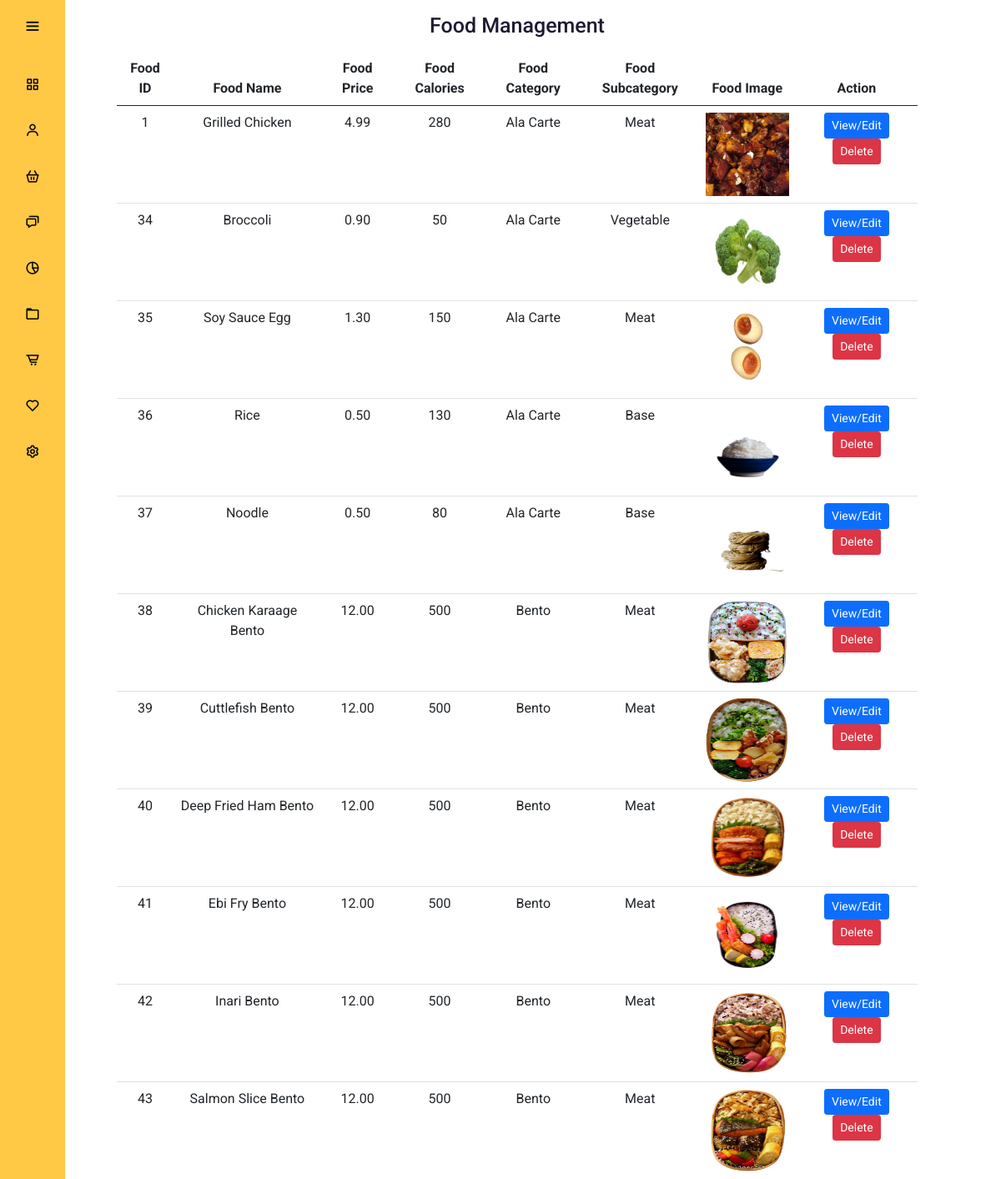
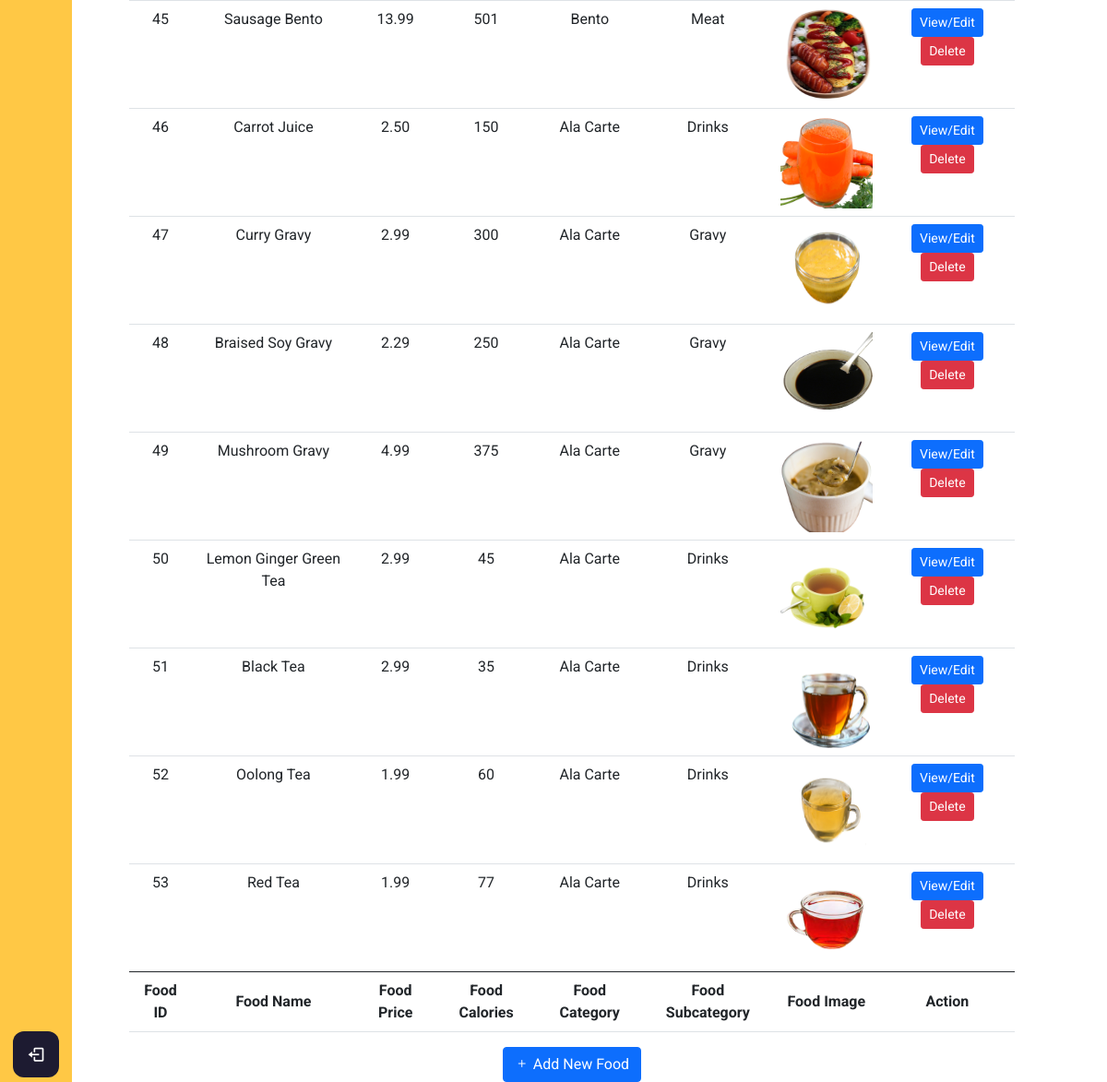
/admin/foodmanagement.php, run on an earlier commit of the app's database (2 pictures, top to bottom).
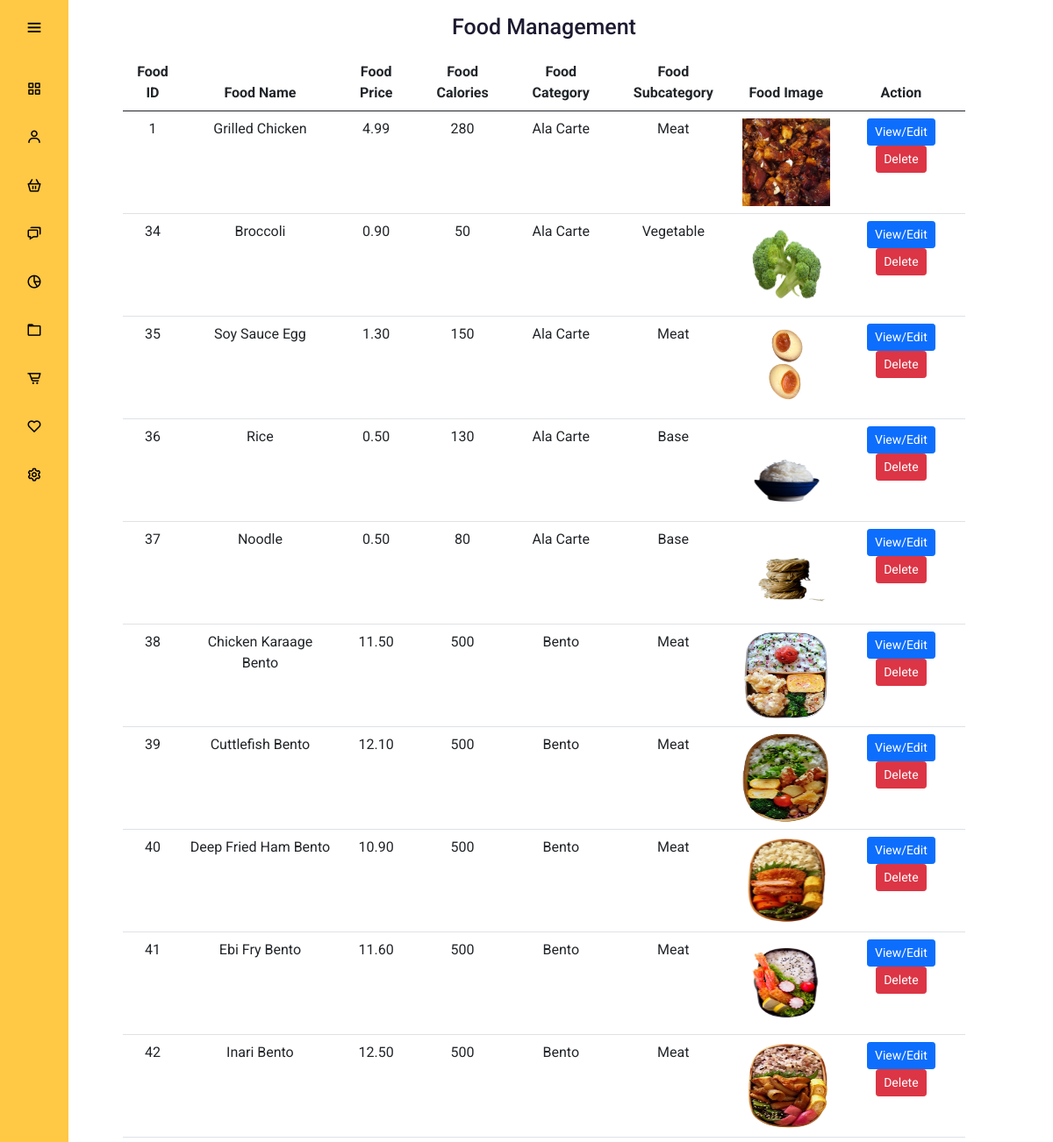
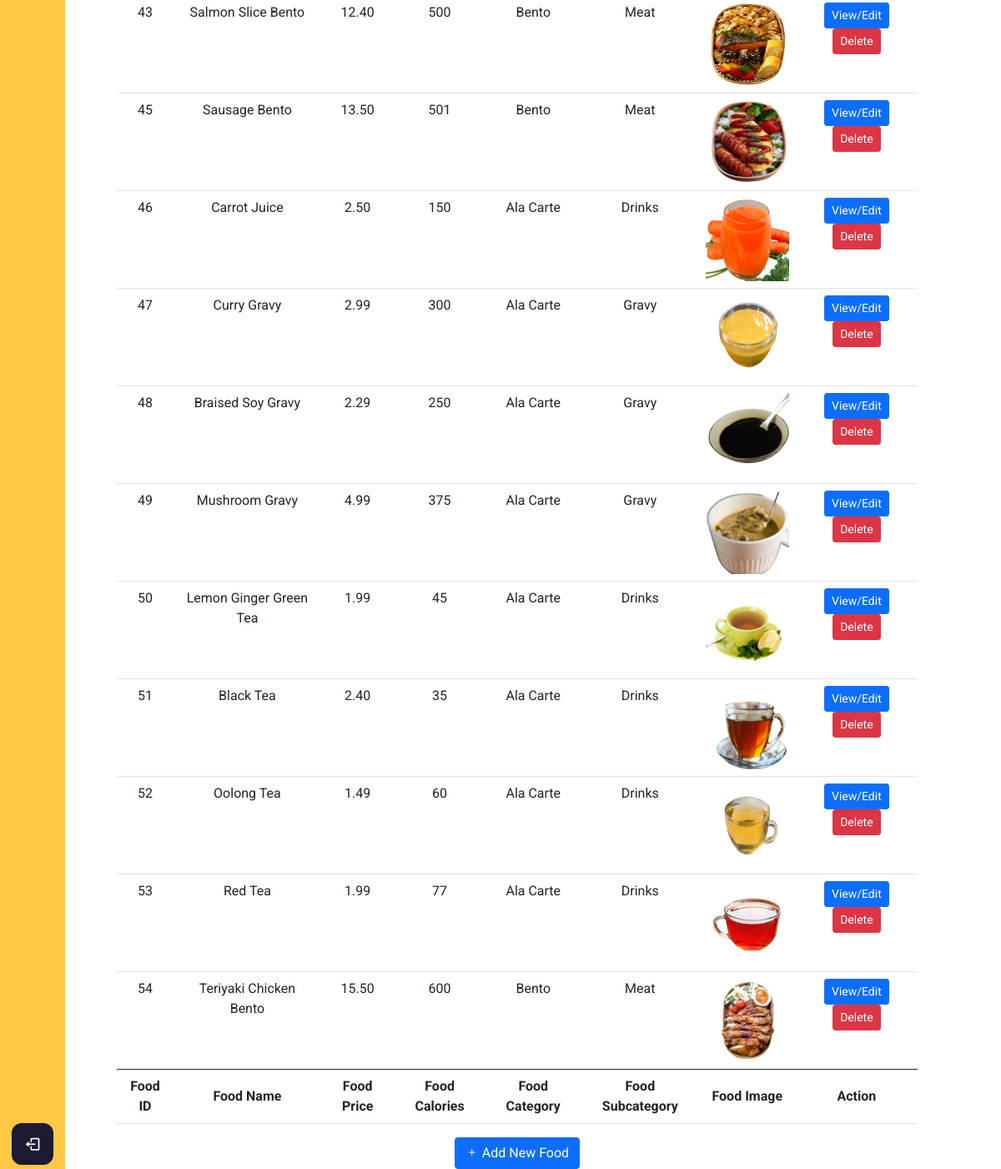
And on a later commit of the database (2 pictures, top to bottom).
### tables this page shows
CREATE TABLE `food` (
  `food_id` int(11) NOT NULL,
  `food_name` varchar(255) NOT NULL,
  `food_category` varchar(128) NOT NULL,
  `food_subcategory` varchar(128) NOT NULL,
  `food_healthierchoice` smallint(6) DEFAULT '0',
  `food_vegan` smallint(6) DEFAULT NULL,
  `food_price` decimal(10,2) NOT NULL,
  `food_calories` int(11) NOT NULL,
  `food_img` varchar(256) DEFAULT NULL
);

### config/db.php (called while the page is built, shortened)
<?php
class DB {
  protected static $mdb = null;
  public static function getMDB() {
    $mdb = DB::$mdb;
    if ($mdb === null) {
      $mdb = DB::$mdb = new MeekroDB();
    }
    $mdb->sync_config();
    return $mdb;
  }
  public static function query() { $args = func_get_args(); return call_user_func_array(array(DB::getMDB(), 'query'), $args); }
}
class MeekroDB {
  public $encoding = 'latin1';
  public $connect_options = array(MYSQLI_OPT_CONNECT_TIMEOUT => 30);
  public $internal_mysql = null;
  public function __construct($host=null, $user=null, $password=null, $dbName=null, $port=null, $encoding=null, $socket=null)  {
    if ($encoding === null) $encoding = DB::$encoding;
    $this->encoding = $encoding;
  }
  public function get() {
    $mysql = $this->internal_mysql;
    if (!($mysql instanceof MySQLi)) {
      $mysql = new mysqli();
      foreach ($this->connect_options as $key => $value) {
        $mysql->options($key, $value);
      }
      $mysql->set_charset($this->encoding);
      $this->internal_mysql = $mysql;
    }
    return $mysql;
  }
  protected function preparseQueryParams() {
    $args = func_get_args();
    $sql = trim(strval(array_shift($args)));
    $args_all = $args;
    if (count($args_all) == 0) return array($sql);
    $chunkyQuery = array();
    return $chunkyQuery;
  }
  public function parseQueryParams() {
    $args = func_get_args();
    $chunkyQuery = call_user_func_array(array($this, 'preparseQueryParams'), $args);
    $query = '';
    foreach ($chunkyQuery as $chunk) {
      if (is_string($chunk)) {
        $query .= $chunk;
        continue;
      }
      $result = '';
      $query .= $result;
    }
    return $query;
  }
  protected function prependCall($function, $args, $prepend) { array_unshift($args, $prepend); return call_user_func_array($function, $args); }
  public function query() { $args = func_get_args(); return $this->prependCall(array($this, 'queryHelper'), $args, 'assoc'); }
  protected function queryHelper() {
    $args = func_get_args();
    $type = array_shift($args);
    $db = $this->get();
    $is_buffered = true;
    $row_type = 'assoc';
    $full_names = false;
    $sql = call_user_func_array(array($this, 'parseQueryParams'), $args);
    $result = $db->query($sql, $is_buffered ? MYSQLI_STORE_RESULT : MYSQLI_USE_RESULT);
    $return = array();
    while ($row = ($row_type == 'assoc' ? $result->fetch_assoc() : $result->fetch_row())) {
      $return[] = $row;
    }
    return $return;
  }
}
?>

### admin/foodmanagement.php (the view, shortened to what the changed rows need)
<?php
include "../config/db.php";
?>
<!DOCTYPE html>
<html lang="en" dir="ltr">
  <head>
    <link rel="stylesheet" href="adminstyle.css">
    <link href='https://unpkg.com/boxicons@2.0.7/css/boxicons.min.css' rel='stylesheet'>
    <link href="https://cdn.jsdelivr.net/npm/bootstrap@5.0.0-beta3/dist/css/bootstrap.min.css" rel="stylesheet">
    <link rel="stylesheet" href="https://cdn.jsdelivr.net/npm/bootstrap-icons@1.4.1/font/bootstrap-icons.css">
    <link rel="stylesheet" href="https://cdn.datatables.net/1.10.25/css/jquery.dataTables.min.css">
   </head>
<body>
  <div class="home_content">
    <table id="myTable" class="table table-hover">
        <thead>
            <tr>
            <th scope="col">Food ID</th>
            <th scope="col">Food Name</th>
            <th scope="col">Food Price</th>
            <th scope="col">Food Calories</th>
            <th scope="col">Food Category</th>
            <th scope="col">Food Subcategory</th>
            <th scope="col">Food Image</th>
            <th scope="col">Action</th>
            </tr>
        </thead>
        <tbody>
        <?php
        $getFoodQuery = DB::query("SELECT * FROM food");
        foreach($getFoodQuery as $getFoodResult){
        ?>
            <tr class="fooddata fooddata<?php echo $getFoodResult['food_id']; ?>">
              <td class="foodid"><?php echo $getFoodResult['food_id']; ?></td>
              <td class="foodname"><?php echo ucwords($getFoodResult['food_name']); ?></td>
              <td class="foodname"><?php echo $getFoodResult['food_price']; ?></td>
              <td class="foodcalories"><?php echo $getFoodResult['food_calories']; ?></td>
              <td class="foodcategory"><?php echo ucwords($getFoodResult['food_category']); ?></td>
              <td class="foodsubcategory"><?php echo ucwords($getFoodResult['food_subcategory']); ?></td>
              <td class="foodsimg"><img src="<?php echo $getFoodResult['food_img']; ?>"></td>
              <td><button type="button" class="btn btn-primary btn-sm editFood" id="editFood" value="editFood" data-id="<?php echo $getFoodResult['food_id']; ?>" data-bs-toggle="modal" data-bs-target="#foodinfo<?php echo $getFoodResult['food_id']; ?>" >View/Edit</button>
                  <button type="button" class="btn btn-danger btn-sm deleteFood" data-id="<?php echo $getFoodResult['food_id']; ?>" data-url="<?php echo $getFoodResult['food_img'] ?>" data-name="<?php echo $getFoodResult['food_name']; ?>" >Delete</button>
              </td>
            </tr>
        <?php
        }
        ?>
        </tbody>
        <tfoot>
          <tr>
            <th scope="col">Food ID</th>
            <th scope="col">Food Name</th>
            <th scope="col">Food Price</th>
            <th scope="col">Food Calories</th>
            <th scope="col">Food Category</th>
            <th scope="col">Food Subcategory</th>
            <th scope="col">Food Image</th>
            <th scope="col">Action</th>
          </tr>
        </tfoot>
    </table>
  </div>
</body>
</html>

What changed in the data, as far as the page shows it:
changed food "Chicken Karaage Bento": food_price "12.00" → "11.50"
changed food "Cuttlefish Bento": food_price "12.00" → "12.10"
changed food "Deep Fried Ham Bento": food_price "12.00" → "10.90"
changed food "Ebi Fry Bento": food_price "12.00" → "11.60"
changed food "Inari Bento": food_price "12.00" → "12.50"
changed food "Salmon Slice Bento": food_price "12.00" → "12.40"
changed food "Sausage Bento": food_price "13.99" → "13.50"
changed food "Lemon Ginger Green Tea": food_price "2.99" → "1.99"
changed food "Black Tea": food_price "2.99" → "2.40"
changed food "Oolong Tea": food_price "1.99" → "1.49"
added food: food_id "54", food_name "Teriyaki Chicken Bento", food_price "15.50", food_calories "600", food_category "Bento", food_subcategory "Meat", food_img (picture)
